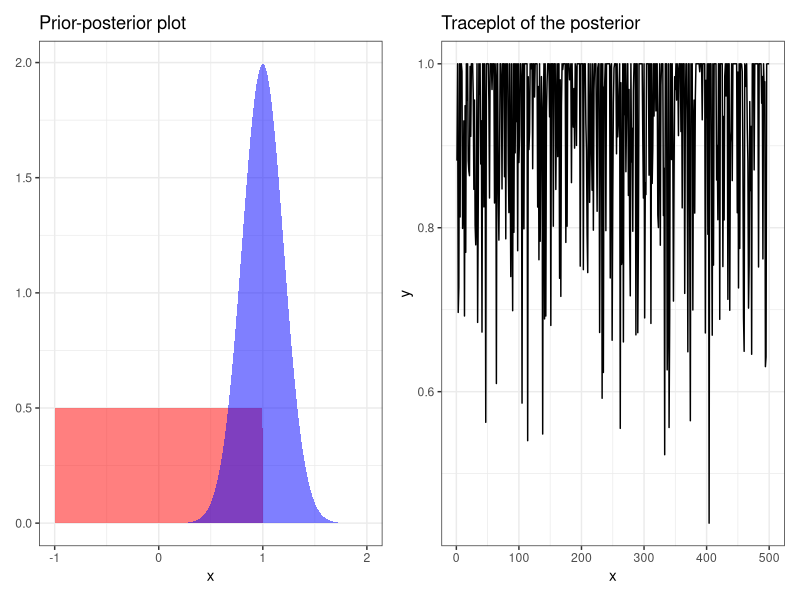

This chart was generated by the following R code:
## ---- chunk 1
#| echo: false
#| eval: true
#| fig-align: "center"
#| fig-width: 10

library(ggplot2); library(dplyr); library(patchwork)

set.seed(11)
x <- seq(from = -1, 
         to = 2, 
         length.out = 500)


data.frame(x=x, 
           y=dunif(x=x, min = -1, max = 1), 
           z=dnorm(x=x, mean = 1, sd = 0.2)) -> df
df %>% 
  ggplot() + 
  geom_ribbon(aes(x=x, ymin = 0, ymax = y), 
              fill = "red", alpha = 0.5) + 
  geom_ribbon(aes(x=x, ymin = 0, ymax = z), 
              fill = "blue", alpha = 0.5) + 
  theme_bw() + 
  ggtitle("Prior-posterior plot") -> p1

df2 = 
  data.frame(
    x = 1:500,
    y = rnorm(n = 500, mean = 1, sd = 0.2)
  ) %>% 
  mutate(y = ifelse(y>1, 1, y)) 

df2 %>% 
  ggplot() + 
  geom_line(aes(x=x, y=y)) + theme_bw() + 
  ggtitle("Traceplot of the posterior")-> p2

p1|p2
